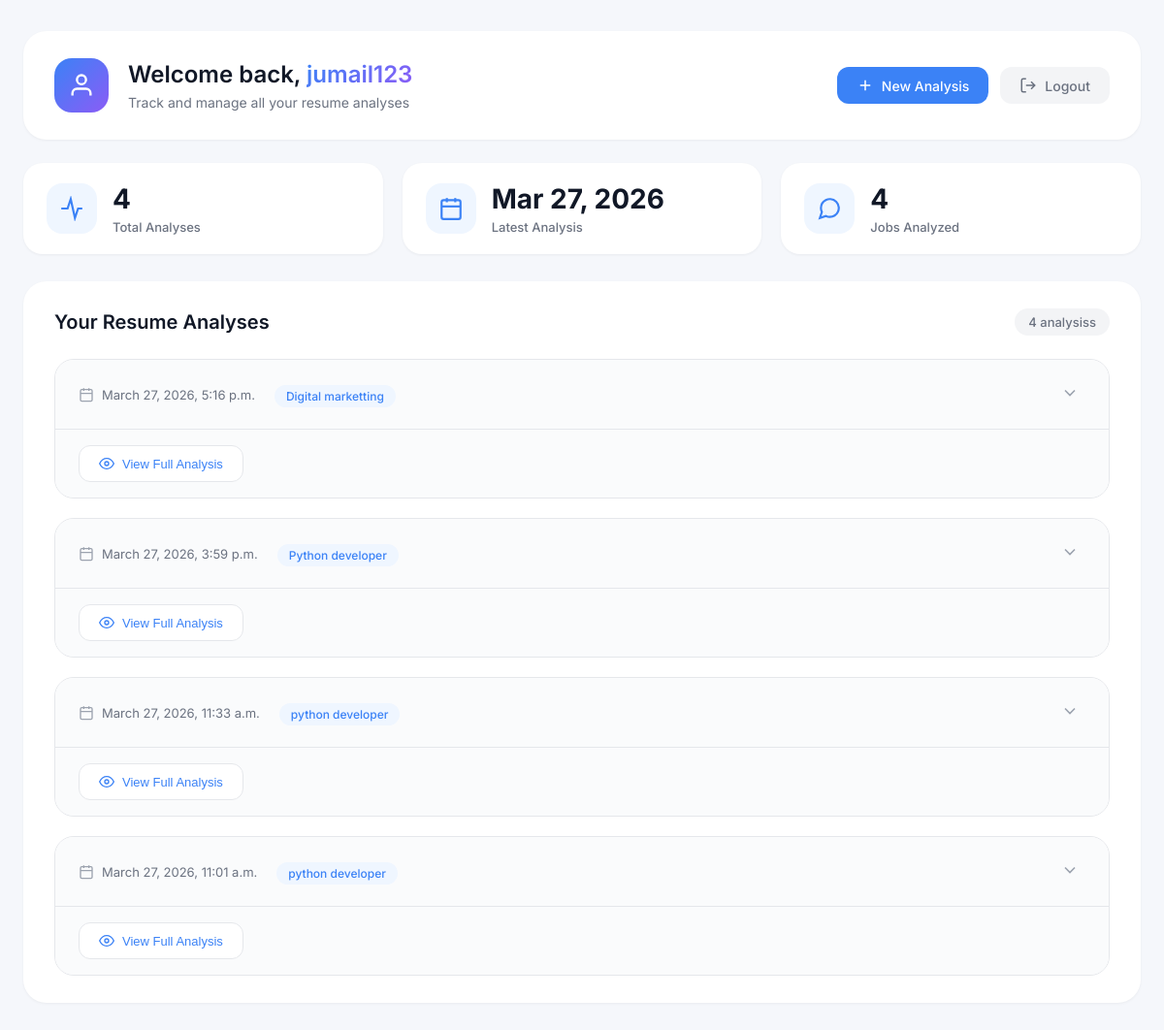
The page /dashboard/ (signed in) on the database its author committed.
### app/models.py (models this page shows, shortened)
class ResumeAnalysis(models.Model):
    user = models.ForeignKey(User, on_delete=models.CASCADE)
    resume=models.FileField(upload_to='resumes/')
    job_description=models.TextField()
    extracted_text=models.TextField(blank=True)
    result=models.TextField(blank=True)
    created_at=models.DateTimeField(auto_now_add=True)

### app/views.py (the view)
# urls.py: path('dashboard/', dashboard, name='dashboard'),
@login_required
def dashboard(request):
    analyses = ResumeAnalysis.objects.filter(user=request.user).order_by('-created_at')
    return render(request, 'dashboard.html', {'analyses': analyses})

### templates/dashboard.html (shortened to what this page needs)
<!DOCTYPE html>
<html lang="en">
<head>
    {% load static %}
    <link rel="stylesheet" href="{% static 'css/dashboard.css' %}">
</head>
<body>
    <div class="container">
        <div class="dashboard-wrapper">
            <div class="dashboard-header">
                <div class="welcome-section">
                    <div class="avatar">
                        <svg viewBox="0 0 24 24" fill="none" stroke="currentColor" stroke-width="2">
                            <path d="M20 21v-2a4 4 0 0 0-4-4H8a4 4 0 0 0-4 4v2"/>
                            <circle cx="12" cy="7" r="4"/>
                        </svg>
                    </div>
                    <div class="welcome-text">
                        <h2>Welcome back, <span class="username">{{ request.user.username }}</span></h2>
                        <p class="welcome-subtitle">Track and manage all your resume analyses</p>
                    </div>
                    <div class="header-actions">
                        <a href="/" class="action-btn new-analysis-btn">
                            <svg viewBox="0 0 24 24" fill="none" stroke="currentColor" stroke-width="2">
                                <path d="M12 5v14M5 12h14"/>
                            </svg>
                            New Analysis
                        </a>
                        <a href="/logout/" class="action-btn logout-btn">
                            <svg viewBox="0 0 24 24" fill="none" stroke="currentColor" stroke-width="2">
                                <path d="M9 21H5a2 2 0 0 1-2-2V5a2 2 0 0 1 2-2h4M16 17l5-5-5-5M21 12H9"/>
                            </svg>
                            Logout
                        </a>
                    </div>
                </div>
            </div>
            <div class="stats-section">
                <div class="stat-card">
                    <div class="stat-icon">
                        <svg viewBox="0 0 24 24" fill="none" stroke="currentColor" stroke-width="2">
                            <path d="M22 12h-4l-3 9-4-18-3 9H2"/>
                        </svg>
                    </div>
                    <div class="stat-info">
                        <h3>{{ analyses|length }}</h3>
                        <p>Total Analyses</p>
                    </div>
                </div>
                <div class="stat-card">
                    <div class="stat-icon">
                        <svg viewBox="0 0 24 24" fill="none" stroke="currentColor" stroke-width="2">
                            <rect x="3" y="4" width="18" height="18" rx="2" ry="2"/>
                            <line x1="16" y1="2" x2="16" y2="6"/>
                            <line x1="8" y1="2" x2="8" y2="6"/>
                            <line x1="3" y1="10" x2="21" y2="10"/>
                        </svg>
                    </div>
                    <div class="stat-info">
                        <h3>{% if analyses %}{{ analyses.0.created_at|date:"M d, Y" }}{% else %}No data{% endif %}</h3>
                        <p>Latest Analysis</p>
                    </div>
                </div>
                <div class="stat-card">
                    <div class="stat-icon">
                        <svg viewBox="0 0 24 24" fill="none" stroke="currentColor" stroke-width="2">
                            <path d="M21 11.5a8.38 8.38 0 0 1-.9 3.8 8.5 8.5 0 0 1-7.6 4.7 8.38 8.38 0 0 1-3.8-.9L3 21l1.9-5.7a8.38 8.38 0 0 1-.9-3.8 8.5 8.5 0 0 1 4.7-7.6 8.38 8.38 0 0 1 3.8-.9h.5a8.48 8.48 0 0 1 8 8v.5z"/>
                        </svg>
                    </div>
                    <div class="stat-info">
                        <h3>{{ analyses|length|default:"0" }}</h3>
                        <p>Jobs Analyzed</p>
                    </div>
                </div>
            </div>
            <div class="analyses-section">
                <div class="section-header">
                    <h3>Your Resume Analyses</h3>
                    <span class="analysis-count">{{ analyses|length }} analysis{{ analyses|length|pluralize }}</span>
                </div>
                {% if analyses %}
                    <div class="analyses-list">
                        {% for item in analyses %}
                            <div class="analysis-card" data-id="{{ forloop.counter }}">
                                <div class="analysis-header" onclick="toggleAnalysis(this)">
                                    <div class="date-badge">
                                        <svg viewBox="0 0 24 24" fill="none" stroke="currentColor" stroke-width="2">
                                            <rect x="3" y="4" width="18" height="18" rx="2" ry="2"/>
                                            <line x1="16" y1="2" x2="16" y2="6"/>
                                            <line x1="8" y1="2" x2="8" y2="6"/>
                                            <line x1="3" y1="10" x2="21" y2="10"/>
                                        </svg>
                                        <span>{{ item.created_at }}</span>
                                    </div>
                                    <div class="job-title-badge">
                                        <span class="job-tag">{{ item.job_description|truncatechars:30 }}</span>
                                    </div>
                                    <button class="expand-btn">
                                        <svg viewBox="0 0 24 24" fill="none" stroke="currentColor" stroke-width="2">
                                            <polyline points="6 9 12 15 18 9"/>
                                        </svg>
                                    </button>
                                </div>
                                <div class="analysis-footer">
                                    <button class="view-full-btn" onclick="viewFullAnalysis('{{ item.result|escapejs }}', '{{ item.job_description|escapejs }}', '{{ item.created_at }}')">
                                        <svg viewBox="0 0 24 24" fill="none" stroke="currentColor" stroke-width="2">
                                            <path d="M1 12s4-8 11-8 11 8 11 8-4 8-11 8-11-8-11-8z"/>
                                            <circle cx="12" cy="12" r="3"/>
                                        </svg>
                                        View Full Analysis
                                    </button>
                                </div>
                            </div>
                        {% endfor %}
                    </div>
                {% endif %}
            </div>
        </div>
    </div>
</body>
</html>

### static/css/dashboard.css (style rules this page uses)
* { margin: 0; padding: 0; box-sizing: border-box; }
body { font-family: 'Inter', -apple-system, BlinkMacSystemFont, 'Segoe UI', sans-serif; background: #f5f7fb; min-height: 100vh; padding: 32px 24px; }
.container { max-width: 1200px; margin: 0 auto; width: 100%; }
.dashboard-wrapper { animation: fadeInUp 0.4s ease-out; }
.dashboard-header { background: white; border-radius: 24px; padding: 28px 32px; margin-bottom: 24px; box-shadow: 0 1px 3px rgba(0, 0, 0, 0.05); }
.welcome-section { display: flex; align-items: center; gap: 20px; flex-wrap: wrap; }
.avatar { width: 56px; height: 56px; background: linear-gradient(135deg, #3b82f6 0%, #8b5cf6 100%); border-radius: 18px; display: flex; align-items: center; justify-content: center; flex-shrink: 0; }
.avatar svg { width: 28px; height: 28px; stroke: white; }
.welcome-text { flex: 1; }
.welcome-text h2 { font-size: 24px; font-weight: 600; color: #111827; margin-bottom: 6px; }
.username { background: linear-gradient(135deg, #3b82f6 0%, #8b5cf6 100%); -webkit-background-clip: text; background-clip: text; color: transparent; }
.welcome-subtitle { color: #6b7280; font-size: 14px; }
.header-actions { display: flex; gap: 12px; flex-wrap: wrap; }
.action-btn { display: inline-flex; align-items: center; gap: 8px; padding: 10px 20px; text-decoration: none; border-radius: 12px; font-size: 14px; font-weight: 500; transition: all 0.3s ease; }
.action-btn svg { width: 18px; height: 18px; }
.new-analysis-btn { background: #3b82f6; color: white; }
.new-analysis-btn svg { stroke: white; }
.logout-btn { background: #f3f4f6; color: #6b7280; }
.stats-section { display: grid; grid-template-columns: repeat(auto-fit, minmax(280px, 1fr)); gap: 20px; margin-bottom: 28px; }
.stat-card { background: white; border-radius: 20px; padding: 20px 24px; display: flex; align-items: center; gap: 16px; box-shadow: 0 1px 3px rgba(0, 0, 0, 0.05); transition: all 0.3s ease; }
.stat-icon { width: 52px; height: 52px; background: #eff6ff; border-radius: 16px; display: flex; align-items: center; justify-content: center; flex-shrink: 0; }
.stat-icon svg { width: 26px; height: 26px; stroke: #3b82f6; }
.stat-info { flex: 1; }
.stat-info h3 { font-size: 28px; font-weight: 700; color: #111827; margin-bottom: 4px; }
.stat-info p { color: #6b7280; font-size: 13px; font-weight: 500; }
.analyses-section { background: white; border-radius: 24px; padding: 28px 32px; box-shadow: 0 1px 3px rgba(0, 0, 0, 0.05); }
.section-header { display: flex; justify-content: space-between; align-items: center; margin-bottom: 24px; flex-wrap: wrap; gap: 12px; }
.section-header h3 { font-size: 20px; font-weight: 600; color: #111827; }
.analysis-count { background: #f3f4f6; padding: 6px 14px; border-radius: 40px; font-size: 13px; color: #6b7280; font-weight: 500; }
.analyses-list { display: flex; flex-direction: column; gap: 20px; }
.analysis-card { background: #ffffff; border-radius: 20px; overflow: hidden; transition: all 0.3s ease; border: 1px solid #e5e7eb; }
.analysis-header { display: flex; justify-content: space-between; align-items: center; padding: 18px 24px; background: #fafbfc; cursor: pointer; transition: background 0.2s ease; }
.date-badge { display: flex; align-items: center; gap: 8px; font-size: 13px; color: #6b7280; }
.date-badge svg { width: 16px; height: 16px; stroke: #9ca3af; }
.job-title-badge { flex: 1; margin-left: 20px; }
.job-tag { background: #eff6ff; color: #3b82f6; padding: 4px 12px; border-radius: 20px; font-size: 12px; font-weight: 500; }
.expand-btn { background: transparent; border: none; cursor: pointer; padding: 6px; border-radius: 8px; transition: all 0.3s ease; }
.expand-btn svg { width: 20px; height: 20px; stroke: #9ca3af; transition: transform 0.3s ease; }
.analysis-footer { padding: 16px 24px; background: #fafbfc; border-top: 1px solid #e5e7eb; }
.view-full-btn { display: inline-flex; align-items: center; gap: 8px; padding: 10px 20px; background: white; border: 1px solid #e5e7eb; border-radius: 12px; font-size: 13px; font-weight: 500; color: #3b82f6; cursor: pointer; transition: all 0.3s ease; }
.view-full-btn svg { width: 16px; height: 16px; stroke: #3b82f6; }

### rows shown on the page
ResumeAnalysis: created_at "Mar 27, 2026", created_at "March 27, 2026, 5:16 p.m.", job_description "Digital marketting"
ResumeAnalysis: created_at "March 27, 2026, 3:59 p.m.", job_description "Python developer"
ResumeAnalysis: created_at "March 27, 2026, 11:33 a.m.", job_description "python developer"
ResumeAnalysis: created_at "March 27, 2026, 11:01 a.m.", job_description "python developer"

### other values the page prints
{{ analyses|length }} "4"
{{ analyses|length|default:"0" }} "4"
